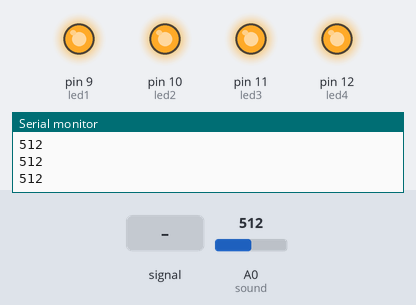
Bench run of a sketch on a simulated Arduino Uno, built with avr-gcc and run on an emulated ATmega328P. Shown: output pins drawn as LEDs (lit = HIGH), the last lines printed to the serial monitor. Dashed ring = blinking. The inputs (shaded band) are chosen by the test bench; at power-on: A0 (sound) = 512.

Above: at 1.2 s.
1.3 s: A0 (sound) fed a 200 Hz sine of ±255 counts around its level
At 1.8 s:
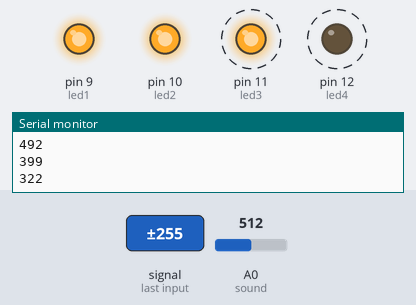
4.3 s: A0 (sound) set to 240
At 5.3 s:
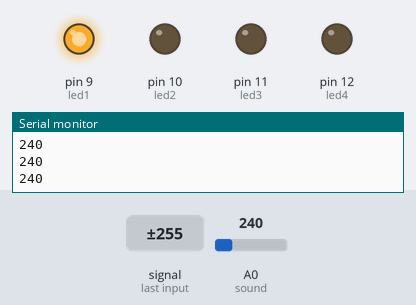
5.8 s: A0 (sound) set to 214
7.3 s: A0 (sound) set to 184
At 8.5 s:
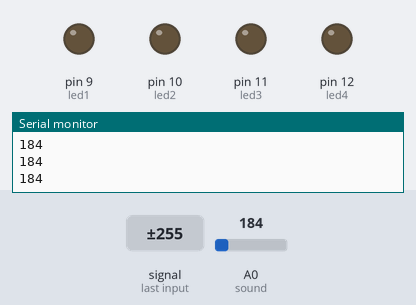
8.8 s: A0 (sound) set to 210
At 10.0 s:
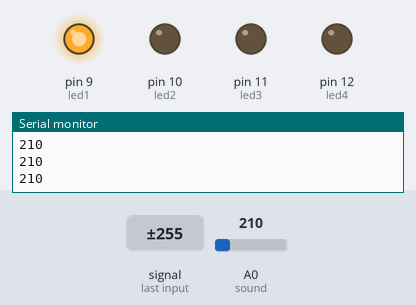
10.3 s: A0 (sound) set to 190
At 10.9 s:
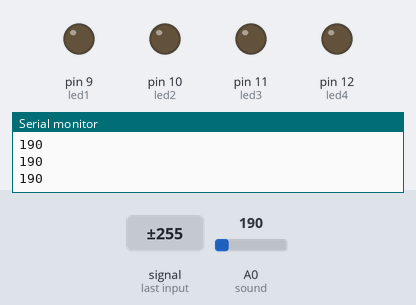
Timing chart, 0 to 12.8 s (numbered marks = the images above; inputs shaded):
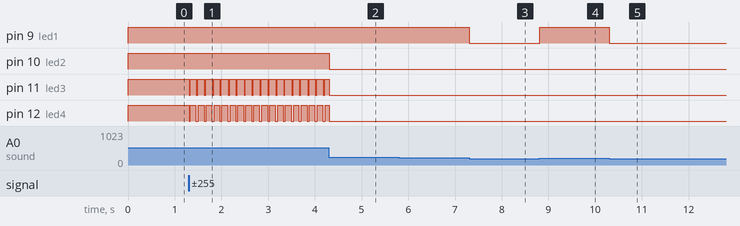

The sketch:

Music_Rhythm_Light_System.ino
```cpp
// (licence header left out)
int sound = A0;    // Sound sensor (microphone module) connected to analog pin A0

int led1 = 9;     // LED 1 (Low beat level)
int led2 = 10;    // LED 2 (Medium beat level)
int led3 = 11;    // LED 3 (High beat level)
int led4 = 12;    // LED 4 (Very high beat level)

void setup() {
  pinMode(led1, OUTPUT);   // Set LED pins as OUTPUT
  pinMode(led2, OUTPUT);
  pinMode(led3, OUTPUT);
  pinMode(led4, OUTPUT);

  Serial.begin(9600);     // Start Serial Monitor for debugging
}

void loop() {
  int val = analogRead(sound);   // Read sound sensor value (0–1023)
  Serial.println(val);          // Print sound level to Serial Monitor

  // Level 1 (low beat / low sound)
  digitalWrite(led1, val > 200);

  // Level 2 (medium beat)
  digitalWrite(led2, val > 250);

  // Level 3 (high beat)
  digitalWrite(led3, val > 300);

  // Level 4 (very high beat)
  digitalWrite(led4, val > 350);

  delay(10);   // Small delay for smooth response
}
```

Measured:
- the behaviour switches between 201 and 200 on A0 (sound) (found by bisection; images 2 and 3)
- after the input at 1.3 s, pin 11 (led3): alternates HIGH for 0.13 s and LOW for 0.03 s, starting at once; pin 12 (led4): alternates HIGH for 0.12 s and LOW for 0.05 s, starting at once
- after the input at 4.3 s, pin 10 (led2): HIGH → LOW at once; pin 12 (led4): goes on until 4.3 s, then stays LOW
- after the input at 7.3 s, pin 9 (led1): HIGH → LOW at once
- after the input at 8.8 s, pin 9 (led1): LOW → HIGH at once
- after the input at 10.3 s, pin 9 (led1): HIGH → LOW at once
